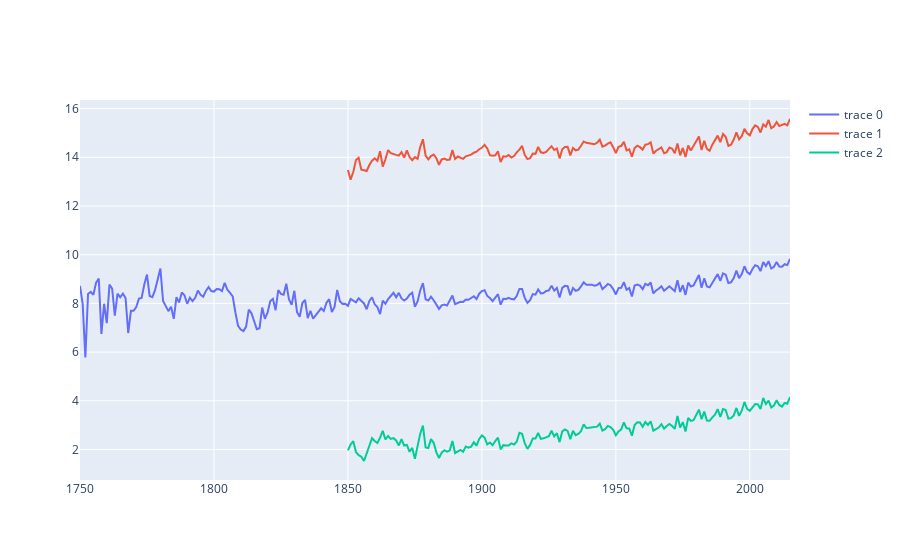

Notebook code cell kept with this figure:
### Code cell
trace0=go.Scatter(
    x=global4['dt'],
    y=global4['LandAverageTemperature'],
    mode='lines',
    )

trace1=go.Scatter(
    x=global5df1['dt'],
    y=global5df1['LandMaxTemperature'],
    mode='lines',
    )

trace2=go.Scatter(
    x=global5df2['dt'],
    y=global5df2['LandMinTemperature'],
    mode='lines'
    )

data = [trace0, trace1, trace2]

py.iplot(data, filename='line-mode')

### Figure 1 — Plotly figure (JSON) as saved in the notebook; plotly's stock layout.template omitted (floating-point values rounded to 4 significant figures; data arrays with more than 128 entries replaced by an {"elided": "..."} marker saying what was removed)
{"data": [{"mode": "lines", "type": "scatter", "x": {"elided": "266 int values"}, "y": {"elided": "266 float values"}}, {"mode": "lines", "type": "scatter", "x": {"elided": "166 int values"}, "y": {"elided": "166 float values"}}, {"mode": "lines", "type": "scatter", "x": {"elided": "166 int values"}, "y": {"elided": "166 float values"}}], "layout": {}}
